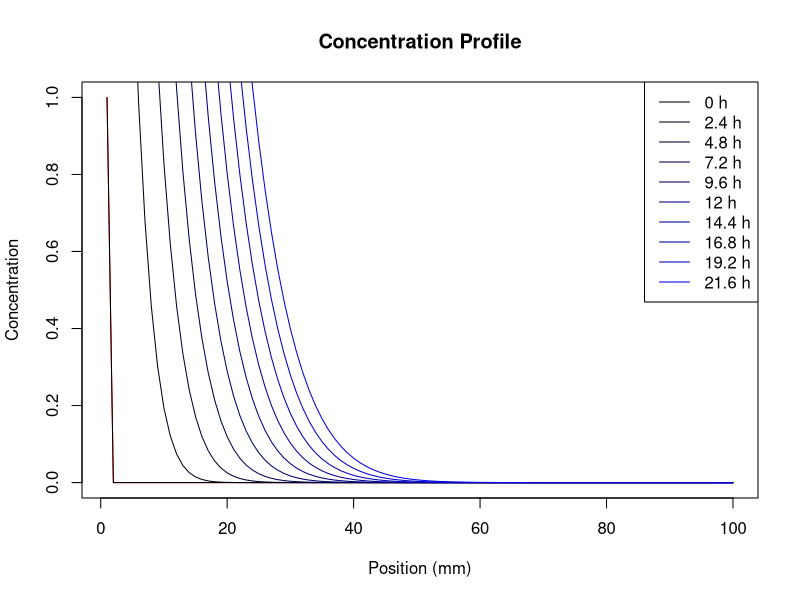
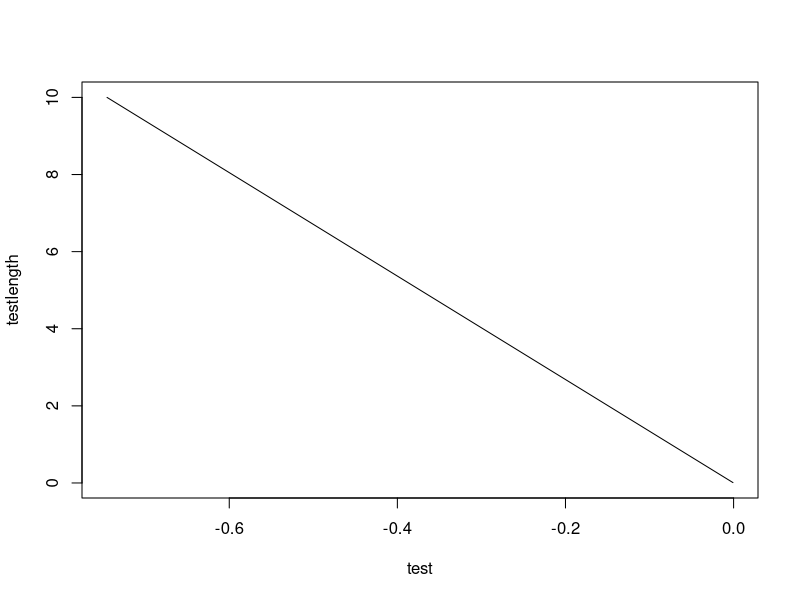

The R source for these figures, in order:
# Set the length and time parameters for the simulation
length <- 100 # length of the porous medium in millimeters
time <- 1 # time of the simulation in days

# Set the diffusion coefficient and the porosity of the medium
D <- 60*1.24*10^-9 # diffusion coefficient in m^2/min
porosity <- 0.9 # porosity of the medium
a <- 0.8
m <- 2.1
ffactor <- a*porosity^(-m) # Formation factor

# Set the initial and boundary conditions
concentration <- rep(0, length) # initial concentration of the substance is 0 at all points
concentration[1] <- 1 # concentration of the substance at the left boundary is 1

# Set the time step and the number of iterations
dt <- 1 # time step in minutes
iterations <- 24*60*time/dt # number of iterations

# Set the reaction rate at the left boundary
k <- 0.1 # reaction rate in mol/min^-1

# Initialize the time and concentration arrays
times <- c() # time array
concentrations <- list() # concentration array

# Loop through the iterations and update the concentration at each point
for (i in 1:iterations){
  times <- c(times, (i-1)*(dt/60)) # add the current time to the time array
  concentrations[[i]] <- concentration # add the current concentration to the concentration array
  concentration[1] <- concentration[1] + dt*k + D*dt*(concentration[2] - concentration[1])/((1/1000)^2*ffactor*porosity) # update concentration at the left boundary
  for (j in 2:(length-1)){
    concentration[j] <- concentration[j] + D*dt*(concentration[j+1] - 2*concentration[j] + concentration[j-1])/((1/1000)^2*ffactor*porosity)
  }
}

# Plot the concentration profiles at different time steps in the same figure
plot(concentrations[[1]], type="l", xlab="Position (mm)", ylab="Concentration", col="red", main="Concentration Profile")
legend_text <- c() # initialize the legend text array
for (i in seq(from=1, to=length(times), by=((iterations)/10))){
  lines(concentrations[[i]], col=rgb(0,0,i/length(times)))
  legend_text <- c(legend_text, paste(times[i], "h")) # add the time label to the legend text array
}

# Add the legend
legend("topright", legend=legend_text, col=rgb(0,0,seq(from=1, to=length(times), by=(iterations)/10)/length(times)), lty=1)

testlength = seq(0.01,10,by = 0.01)
#test <-  testlength + k*dt*testlength + 
test <-   D*dt*(0 - testlength)/((1/1000)^2*ffactor)

plot(test, testlength, type="l")
